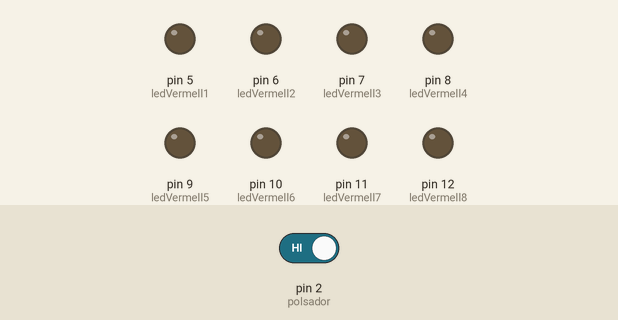
Recording of a sketch running on a simulated Arduino Uno, built with avr-gcc and run on an emulated ATmega328P. Shown: output pins drawn as LEDs (lit = HIGH). The test bench sets the inputs (shaded band); at power-on: pin 2 (polsador) HIGH.

Above: at 1.2 s.
1.3 s: pin 2 (polsador) driven LOW
At 1.7 s:
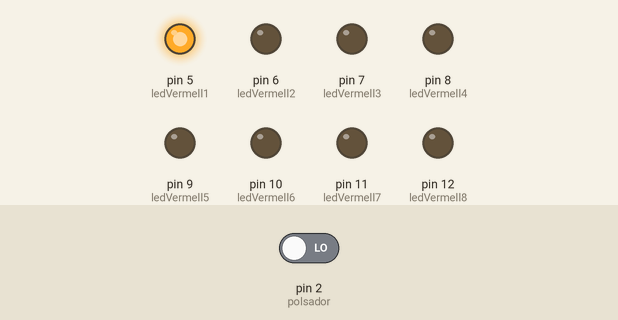
At 2.2 s:
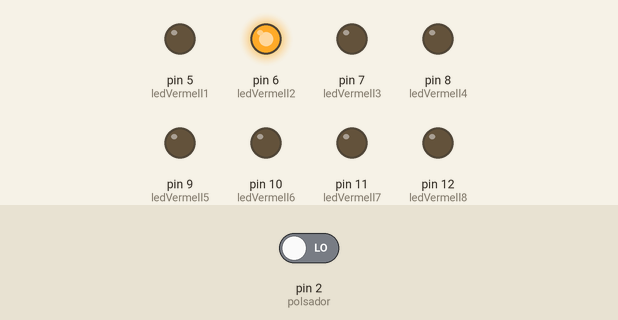
4.3 s: pin 2 (polsador) driven HIGH
At 4.7 s:
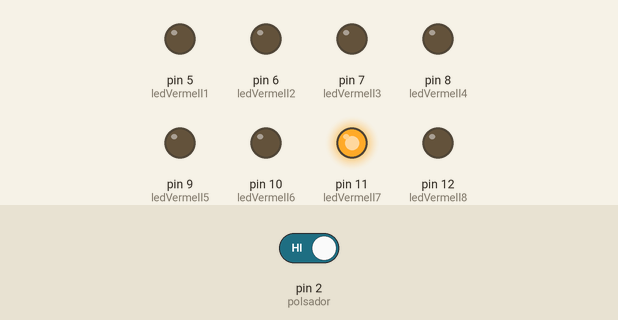
Timing chart, 0 to 7.3 s (numbered marks = the images above; inputs shaded):
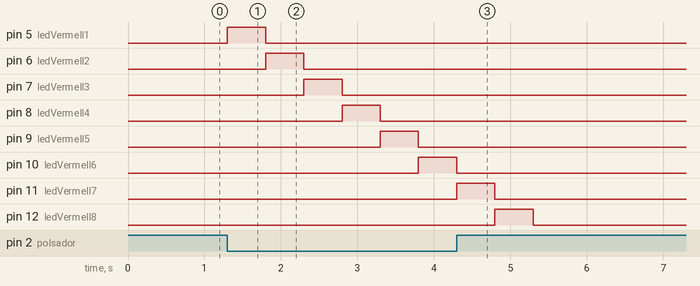

Measured:
- after the input at 1.3 s, pin 5 (ledVermell1): LOW → HIGH at once, → LOW 0.50 s later; pin 6 (ledVermell2): LOW → HIGH after 0.50 s, → LOW 0.50 s later; pin 7 (ledVermell3): LOW → HIGH after 1.0 s, → LOW 0.50 s later; pin 8 (ledVermell4): LOW → HIGH after 1.5 s, → LOW 0.50 s later; pin 9 (ledVermell5): LOW → HIGH after 2.0 s, → LOW 0.50 s later
- after the input at 4.3 s, pin 5 (ledVermell1), pin 6 (ledVermell2), pin 7 (ledVermell3), pin 8 (ledVermell4), pin 9 (ledVermell5): stops changing and stays LOW; pin 10 (ledVermell6): goes on until 4.3 s, then stays LOW; pin 11 (ledVermell7): goes on until 4.8 s, then stays LOW; pin 12 (ledVermell8): goes on until 5.3 s, then stays LOW

The sketch:

digital1.3.1.ino
```cpp
/********************************************************************************
**    El projecte 3 consisteix en un muntatge amb 8 LED's.                     **
**    Fa falta programació i muntatge físic.                                   **
**    Els LED's simulen les llums del cotxe fantàstic.                         **
********************************************************************************/

//*******  Includes  ************************************************************


//*******  Variables  ***********************************************************

int ledVermell1 = 5;
int ledVermell2 = 6;
int ledVermell3 = 7;
int ledVermell4 = 8;
int ledVermell5 = 9;
int ledVermell6 = 10;
int ledVermell7 = 11;
int ledVermell8 = 12;
int polsador = 2;

// La funció Setup només s'executa un cop. Quan la placa s'encen o es fa reset.
void setup()
{
    // Configració del pins de sortida
  pinMode(ledVermell1, OUTPUT);
  pinMode(ledVermell2, OUTPUT);
  pinMode(ledVermell3, OUTPUT);
  pinMode(ledVermell4, OUTPUT);
  pinMode(ledVermell5, OUTPUT);
  pinMode(ledVermell6, OUTPUT);
  pinMode(ledVermell7, OUTPUT);
  pinMode(ledVermell8, OUTPUT);

  // Configració del pin d'entrada
  pinMode(polsador, INPUT);
}

// La funció Loop es va repetin cada cop.
void loop()
{
    // Si el polasdor esta apretat
  if (digitalRead(polsador) == LOW)
  {// Esta apretat
    // Actuem sobre els Led's
    digitalWrite(ledVermell1, HIGH);
    digitalWrite(ledVermell2, LOW);
    digitalWrite(ledVermell3, LOW);
    digitalWrite(ledVermell4, LOW);
    digitalWrite(ledVermell5, LOW);
    digitalWrite(ledVermell6, LOW);
    digitalWrite(ledVermell7, LOW);
    digitalWrite(ledVermell8, LOW);

    delay(500);

    digitalWrite(ledVermell1, LOW);
    digitalWrite(ledVermell2, HIGH);
    digitalWrite(ledVermell3, LOW);
    digitalWrite(ledVermell4, LOW);
    digitalWrite(ledVermell5, LOW);
    digitalWrite(ledVermell6, LOW);
    digitalWrite(ledVermell7, LOW);
    digitalWrite(ledVermell8, LOW);

    delay(500);

    digitalWrite(ledVermell1, LOW);
    digitalWrite(ledVermell2, LOW);
    digitalWrite(ledVermell3, HIGH);
    digitalWrite(ledVermell4, LOW);
    digitalWrite(ledVermell5, LOW);
    digitalWrite(ledVermell6, LOW);
    digitalWrite(ledVermell7, LOW);
    digitalWrite(ledVermell8, LOW);

    delay(500);

    digitalWrite(ledVermell1, LOW);
    digitalWrite(ledVermell2, LOW);
    digitalWrite(ledVermell3, LOW);
    digitalWrite(ledVermell4, HIGH);
    digitalWrite(ledVermell5, LOW);
    digitalWrite(ledVermell6, LOW);
    digitalWrite(ledVermell7, LOW);
    digitalWrite(ledVermell8, LOW);

    delay(500);

    digitalWrite(ledVermell1, LOW);
    digitalWrite(ledVermell2, LOW);
    digitalWrite(ledVermell3, LOW);
    digitalWrite(ledVermell4, LOW);
    digitalWrite(ledVermell5, HIGH);
    digitalWrite(ledVermell6, LOW);
    digitalWrite(ledVermell7, LOW);
    digitalWrite(ledVermell8, LOW);

    delay(500);

    digitalWrite(ledVermell1, LOW);
    digitalWrite(ledVermell2, LOW);
    digitalWrite(ledVermell3, LOW);
    digitalWrite(ledVermell4, LOW);
    digitalWrite(ledVermell5, LOW);
    digitalWrite(ledVermell6, HIGH);
    digitalWrite(ledVermell7, LOW);
    digitalWrite(ledVermell8, LOW);

    delay(500);

    digitalWrite(ledVermell1, LOW);
    digitalWrite(ledVermell2, LOW);
    digitalWrite(ledVermell3, LOW);
    digitalWrite(ledVermell4, LOW);
    digitalWrite(ledVermell5, LOW);
    digitalWrite(ledVermell6, LOW);
    digitalWrite(ledVermell7, HIGH);
    digitalWrite(ledVermell8, LOW);

    delay(500);

    digitalWrite(ledVermell1, LOW);
    digitalWrite(ledVermell2, LOW);
    digitalWrite(ledVermell3, LOW);
    digitalWrite(ledVermell4, LOW);
    digitalWrite(ledVermell5, LOW);
    digitalWrite(ledVermell6, LOW);
    digitalWrite(ledVermell7, LOW);
    digitalWrite(ledVermell8, HIGH);

    delay(500);


  }
  // Si el polsador està parat
  else (digitalRead(polsador) == HIGH);
    // Els LED's s'apaguen
    digitalWrite(ledVermell1, LOW);
    digitalWrite(ledVermell2, LOW);
    digitalWrite(ledVermell3, LOW);
    digitalWrite(ledVermell4, LOW);
    digitalWrite(ledVermell5, LOW);
    digitalWrite(ledVermell6, LOW);
    digitalWrite(ledVermell7, LOW);
    digitalWrite(ledVermell8, LOW);
}
```
